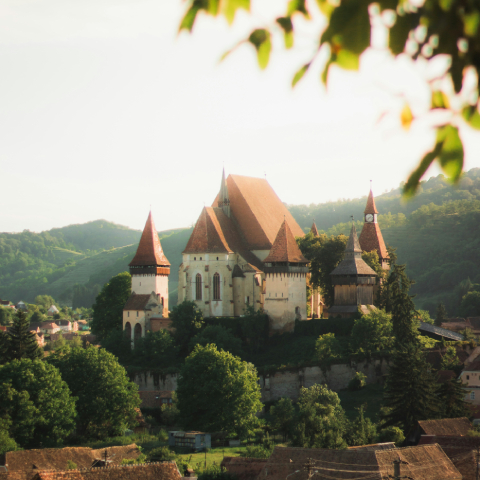
#> input picture image_assets/image1.jpg, 480 x 480 px, found by its file name
$ python '4. fliping.py'
#> lines starting #> are read from the running program, lines starting #| are printed output that depends on the picture
import cv2

image = cv2.imread("image_assets/image1.jpg")
#> image is the input picture: shape (480, 480, 3); mean B, G, R 124.3, 140.6, 142.5

if image is not None:

    flip_code = 0  # Flip vertically (0), horizontally (1), or both (-1)

    flipped_image = cv2.flip(image, flip_code)
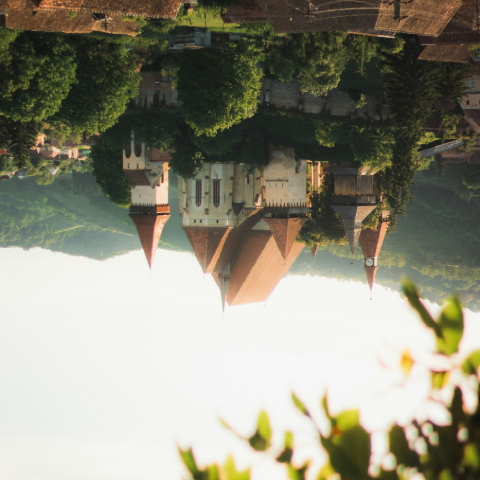
#> flipped_image: shape (480, 480, 3); mean B, G, R 124.3, 140.6, 142.5

    save = cv2.imwrite('image_assets/flipped_image.jpg', flipped_image)

    cv2.imshow('Original Image', image)
    cv2.imshow('Flipped Image', flipped_image)
    cv2.waitKey(0)
    cv2.destroyAllWindows()

else:
    print("Error: Could not read the image.")


$ run again, with image_assets/image2.jpg copied over image_assets/image1.jpg
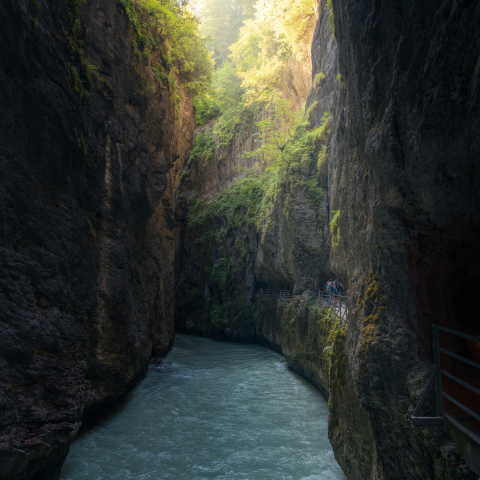
#> input picture image_assets/image2.jpg, 480 x 480 px, found by its file name
#> image is the input picture: shape (480, 480, 3); mean B, G, R 49.5, 55, 50.8
#> `flipped_image = cv2.flip(image, flip_code)`:
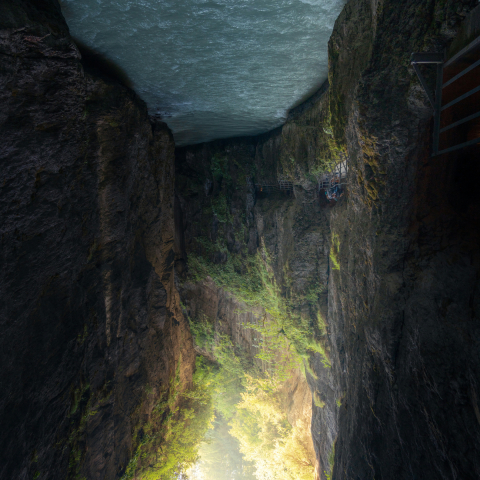
#> flipped_image: shape (480, 480, 3); mean B, G, R 49.5, 55, 50.8

$ run again, with image_assets/image3.jpg copied over image_assets/image1.jpg
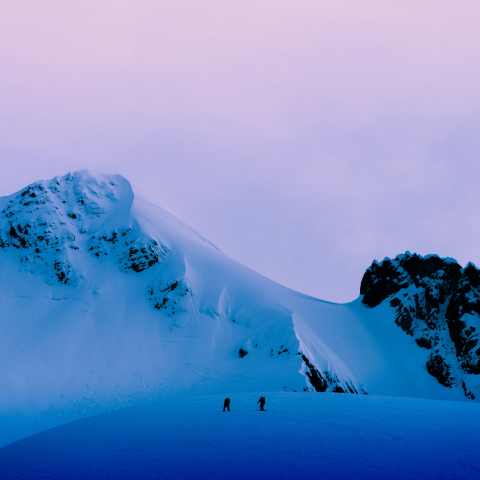
#> input picture image_assets/image3.jpg, 480 x 480 px, found by its file name
#> image is the input picture: shape (480, 480, 3); mean B, G, R 197.9, 143, 113.5
#> `flipped_image = cv2.flip(image, flip_code)`:
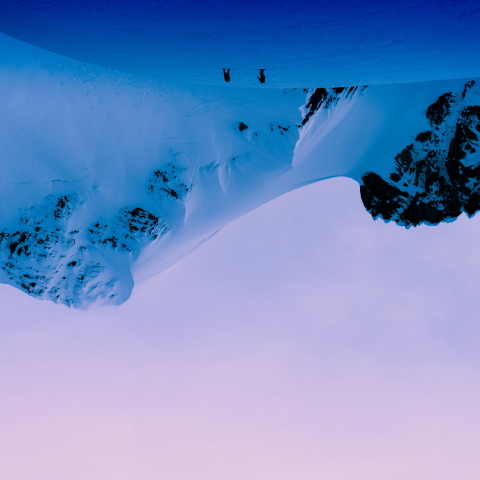
#> flipped_image: shape (480, 480, 3); mean B, G, R 197.9, 143, 113.5

$ run again, with image_assets/image4.jpg copied over image_assets/image1.jpg
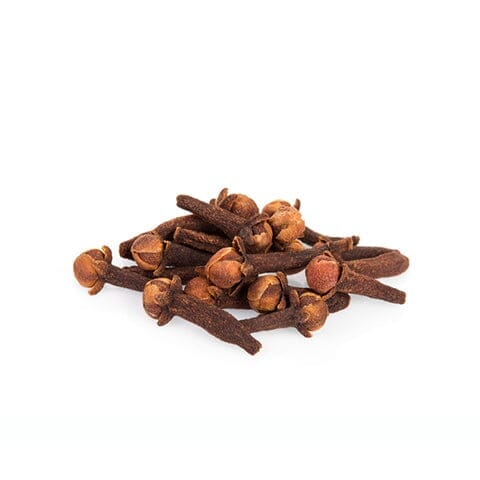
#> input picture image_assets/image4.jpg, 480 x 480 px, found by its file name
#> image is the input picture: shape (480, 480, 3); mean B, G, R 228.9, 231.5, 237.6
#> `flipped_image = cv2.flip(image, flip_code)`:
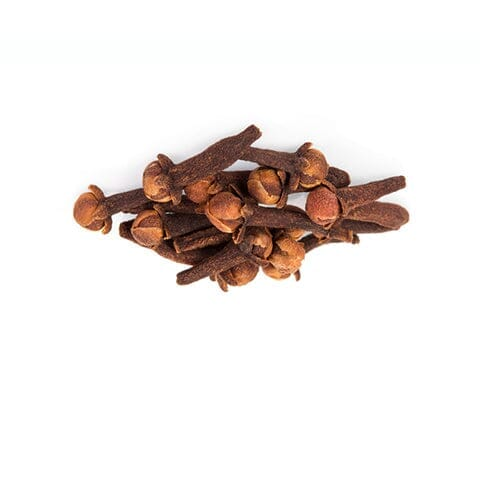
#> flipped_image: shape (480, 480, 3); mean B, G, R 228.9, 231.5, 237.6
